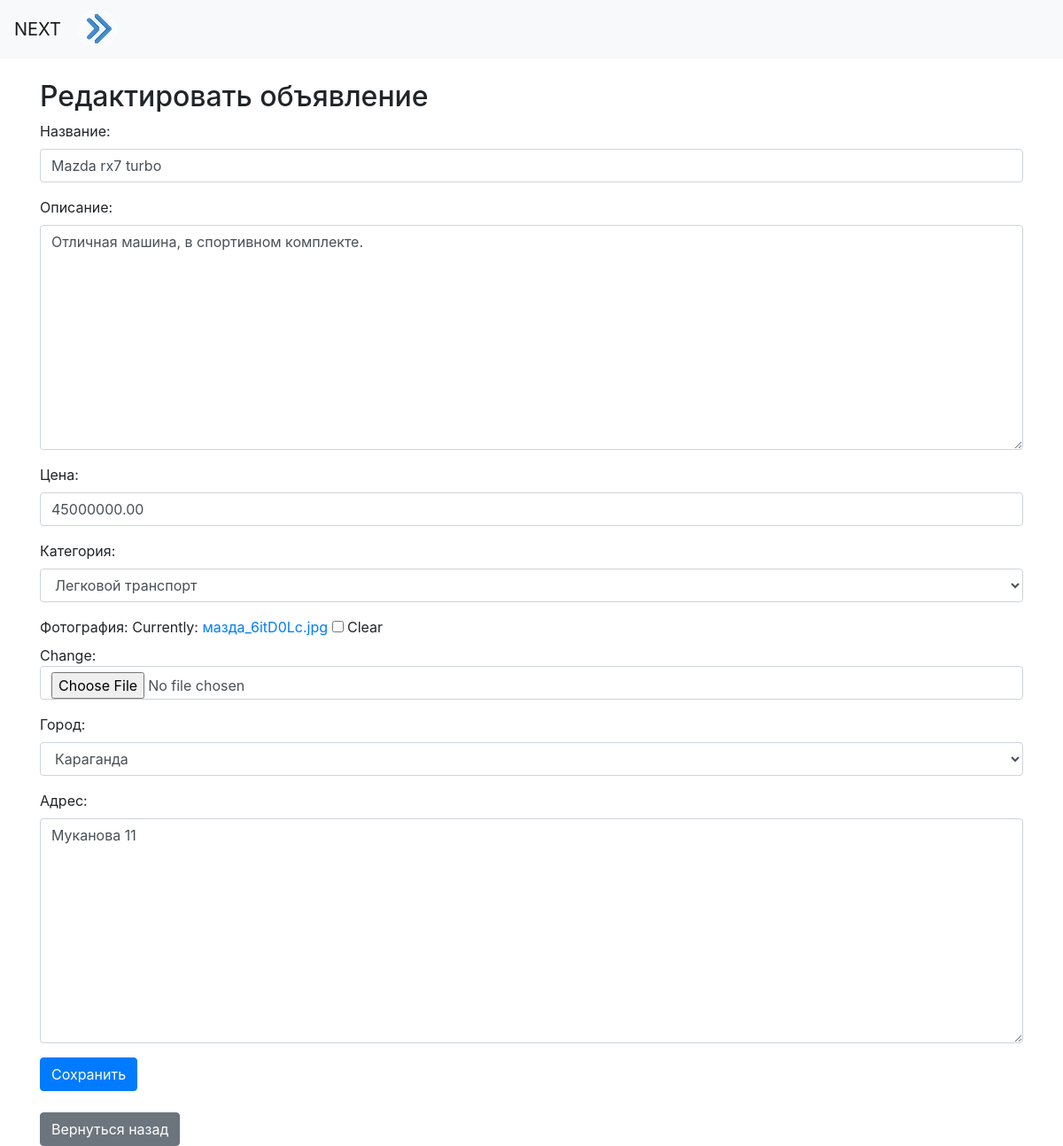
Page /next/edit_product/69/ (signed in) on the committed database.
### abstract/models.py (models this page shows, shortened)
class Product(models.Model):
    title = models.CharField(max_length=255, verbose_name='Название')
    description = models.TextField(max_length=500, verbose_name='Описание')
    price = models.DecimalField(max_digits=10, decimal_places=2, verbose_name='Цена')
    date_posted = models.DateTimeField(auto_now_add=True, verbose_name='Дата публикации')
    category = models.ForeignKey(Category, on_delete=models.CASCADE, verbose_name='Категория')
    seller = models.ForeignKey(User, on_delete=models.CASCADE, verbose_name='Продавец')
    image = models.ImageField(upload_to='', blank=True, verbose_name='Фотография')
    city = models.ForeignKey(City, on_delete=models.SET_NULL, blank=True, null=True, verbose_name='Город')
    adres = models.TextField(max_length='55', verbose_name='Адрес')
    class Meta:
        verbose_name = 'Продукт'
        verbose_name_plural = 'Продукты'

### abstract/views.py (the view)
    def _wrapped_view(request, *args, **kwargs):
        if request.user.is_authenticated:
            return view_func(request, *args, **kwargs)
        else:
            return render(request, 'error_page.html', {'message': 'Вы не зарегистрированы. Зарегистрируйтесь, чтобы увидеть эту страницу.'})

### abstract/form.py
class ProductForm(forms.ModelForm):
    class Meta:
        model = Product
        fields = ['title', 'description', 'price', 'category', 'image', 'city','adres']
        widgets = {
            'seller': forms.HiddenInput(attrs={'readonly': 'readonly'}),
        }
    def __init__(self, *args, **kwargs):
        super(ProductForm, self).__init__(*args, **kwargs)
        for field_name, field in self.fields.items():
            field.widget.attrs['class'] = 'form-control'  # Добавить класс 'form-control' ко всем полям формы

### abstract/models.py (called while the page is built)
    def __str__(self):
        return self.name

    def __str__(self):
        return self.name

### abstract/views.py (called while the page is built)
def custom_login_required(view_func):
    def _wrapped_view(request, *args, **kwargs):
        if request.user.is_authenticated:
            return view_func(request, *args, **kwargs)
        else:
            return render(request, 'error_page.html', {'message': 'Вы не зарегистрированы. Зарегистрируйтесь, чтобы увидеть эту страницу.'})
    return _wrapped_view

@custom_login_required
def edit_product(request, pk):
    product = get_object_or_404(Product, pk=pk, seller=request.user)
    if request.method == 'POST':
        form = ProductForm(request.POST, request.FILES, instance=product)
        if form.is_valid():
            form.save()
            return redirect('product_list')
    else:
        form = ProductForm(instance=product)
    return render(request, 'edit_product.html', {'form': form, 'product': product})

### abstract/templates/edit_product.html (shortened to what this page needs)
{% extends 'base_generic.html' %}
{% block content %}
<div class="container mt-4">
    <h2>Редактировать объявление</h2>
    <form method="post" action="{% url 'edit_product' product.pk %}" enctype="multipart/form-data">
        {{ form.as_p }}
        <button type="submit" class="btn btn-primary">Сохранить</button>
    </form>
    <br>
    <a href="{% url 'product_list' %}" class="btn btn-secondary">Вернуться назад</a>
</div>
{% endblock %}

### rows in the picture
Product: title "Mazda rx7 turbo", description "Отличная машина, в спортивном комплекте.", price "45000000.00", category "Легковой транспорт", city "Караганда", adres "Муканова 11"
